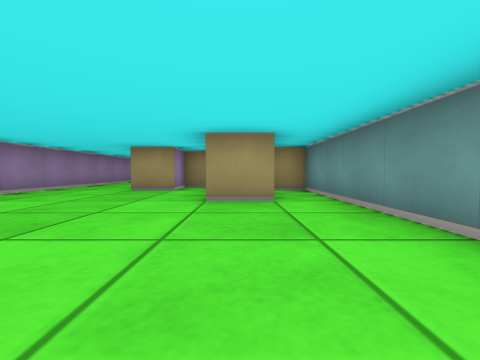
view 1 (above)

17 first-person views from a walk through a cub3D level. The camera is about half as high as the walls, tilts 2° down and sees 90° across. The floor is counted in squares. Each view is taken from the middle of a square. On the plan, view 1 faces up. The plan holds only what a view shows up to about 9 squares ahead; the rest is blank.

view 2
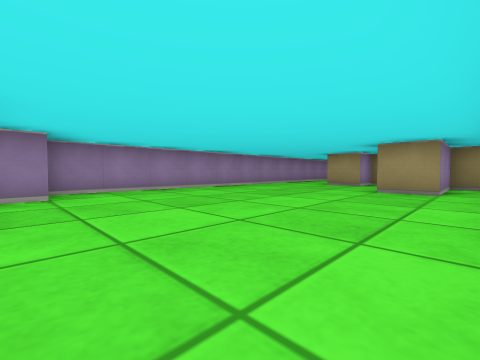

view 3
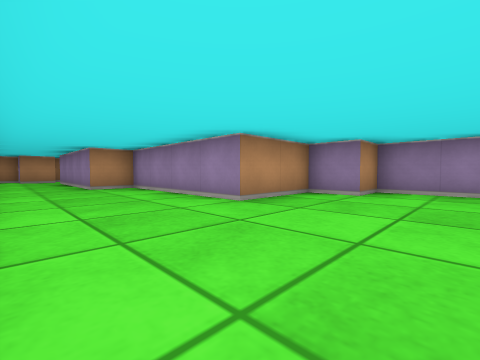

view 4
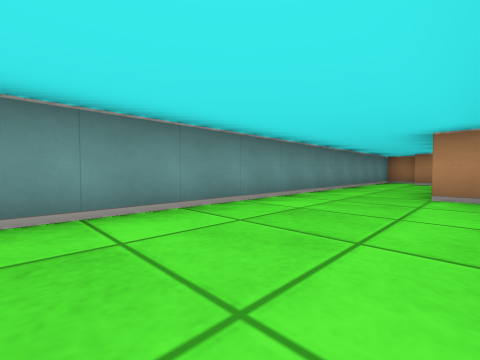

view 5
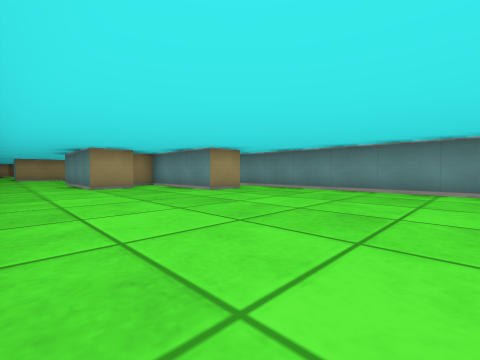

view 6
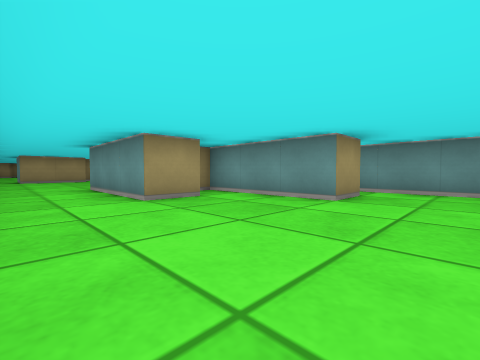

view 7
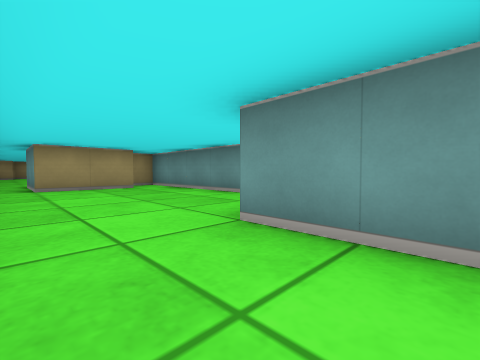

view 8
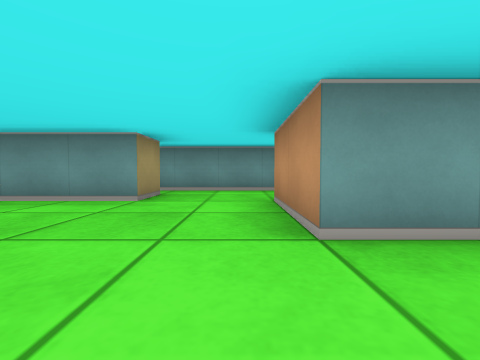

view 9
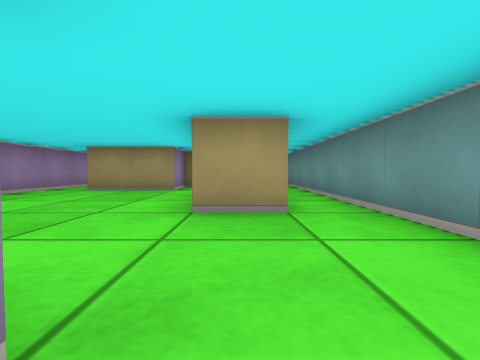

view 10
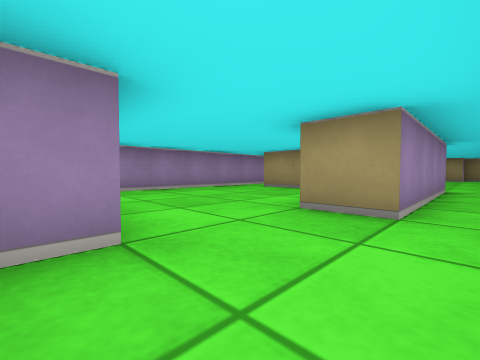

view 11
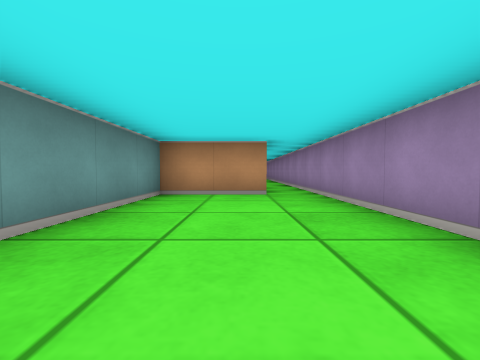

view 12
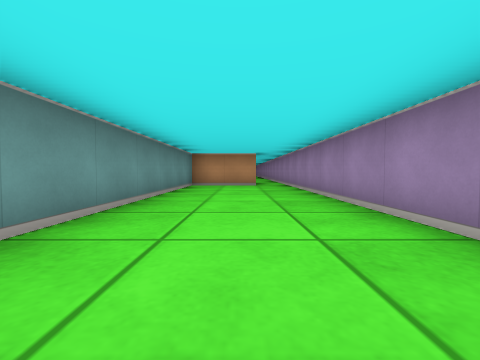

view 13
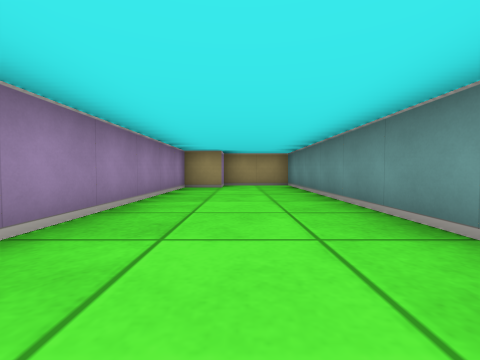

view 14
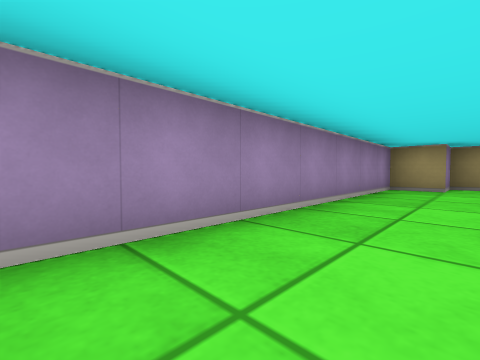

view 15
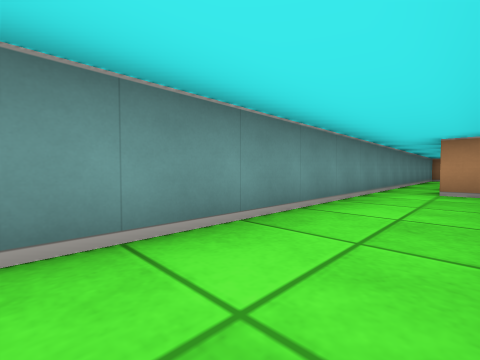

view 16
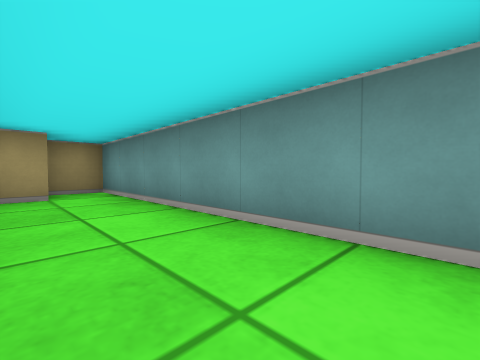

view 17
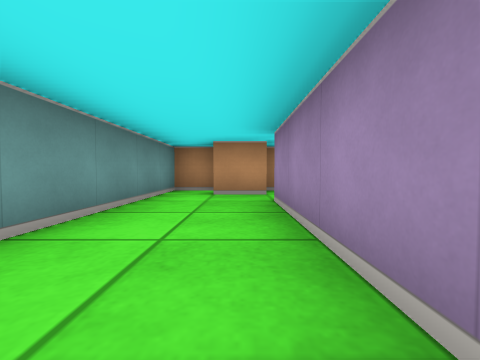

### Floor plan
Ten units are one square. View 1 is at (0, 0); x grows to the right and y downward. Boxes are objects, and circles mark ways between rooms. Rooms are numbered by the first view taken in them; rooms with no view inside come last. Other rooms are left out.
<svg viewBox="-50 -260 70 390">
<path fill="none" stroke="#000" d="M-5 115 5 115M-45 -95 -45 15 -35 15 -35 25 -15 25 -15 65 -5 65 -5 105M5 125 15 125 15 -55 5 -55 5 -35 -5 -35 -5 -65 -15 -65 -15 -55 -25 -55 -25 -85M-25 -85 -5 -85 -5 -79M5 -145 5 -105 -5 -105 -5 -145 -15 -145 -15 -135 -35 -135M15 -81 15 -155M-45 -135 -45 -95M-35 -135 -35 -155 -15 -155 -15 -255 -35 -255 -35 -245 -45 -245 -45 -135M6 -215 -1 -215M15 -155 15 -225 5 -225M-1 -145 5 -145"/>
<circle cx="-35" cy="-95" r="3" fill="#2a7"/>
<circle cx="-40" cy="-145" r="3" fill="#2a7"/>
<circle cx="10" cy="-150" r="3" fill="#2a7"/>
<text x="-10" y="10">1</text>
<text x="-10" y="-110">2</text>
<text x="-30" y="-200">3</text>
<text x="10" y="-190">4</text>
</svg>
Room 1 opens to room 2. Room 2 opens to room 3. Room 2 opens to room 4.

Where each view was taken, in squares from view 1:
view 1: 0 up, 0 right, facing up
view 2: 2 down, 1 right, facing up-left
view 3: 0 up, 1 right, facing down-left
view 4: 2 down, 1 left, facing down-right
view 5: 1 down, 4 left, facing up-right
view 6: 2 up, 4 left, facing up-right
view 7: 7 up, 4 left, facing up-right
view 8: 9 up, 4 left, facing right
view 9: 8 up, 0 right, facing up
view 10: 8 up, 1 right, facing up-left
view 11: 20 up, 3 left, facing down
view 12: 23 up, 3 left, facing down
view 13: 18 up, 3 left, facing up
view 14: 18 up, 3 left, facing up-left
view 15: 20 up, 0 right, facing down-right
view 16: 17 up, 0 right, facing up-right
view 17: 7 down, 0 right, facing down
